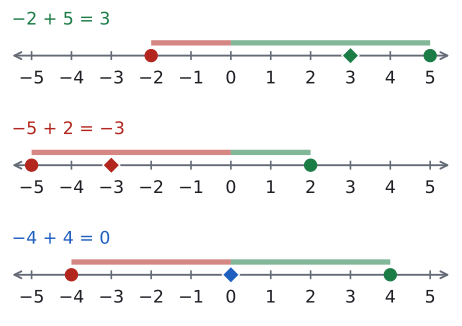

The Python source for this figure:
import sys; sys.path.insert(0, "tools")
from cizim import *

# Ters işaretli iki sayının toplamı: sıfıra uzak olan (mutlak değerce büyük) sayının işaretini alır.
SATIRLAR = [(-2, 5, YESIL, "−2 + 5 = 3"), (-5, 2, KIRMIZI, "−5 + 2 = −3"), (-4, 4, MAVI, "−4 + 4 = 0")]
fig, eks = plt.subplots(len(SATIRLAR), 1, figsize=(6, 4.2))
for ax, (a, b, renk, yazi) in zip(eks, SATIRLAR):
    sayi_dogrusu(ax, -5, 5)
    ax.set_ylim(-0.95, 1.05)
    ax.hlines(0.28, a, 0, color=KIRMIZI, lw=4, alpha=0.55)
    ax.hlines(0.28, 0, b, color=YESIL, lw=4, alpha=0.55)
    ax.plot(a, 0, "o", color=KIRMIZI, markersize=9, zorder=5)
    ax.plot(b, 0, "o", color=YESIL, markersize=9, zorder=5)
    ax.plot(a + b, 0, "D", color=renk, markersize=9, zorder=6, markeredgecolor="white")
    ax.text(-5.5, 0.78, yazi, ha="left", va="center", fontsize=13, color=renk)
kaydet(fig, __file__)
